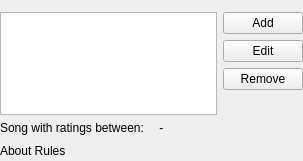
<?xml version="1.0" encoding="UTF-8"?>
<ui version="4.0">
 <class>DynamicRules</class>
 <widget class="QWidget" name="DynamicRules">
  <property name="geometry">
   <rect>
    <x>0</x>
    <y>0</y>
    <width>303</width>
    <height>161</height>
   </rect>
  </property>
  <layout class="QVBoxLayout" name="verticalLayout">
   <property name="margin">
    <number>0</number>
   </property>
   <item>
    <widget class="MessageWidget" name="messageWidget">
     <property name="frameShape">
      <enum>QFrame::StyledPanel</enum>
     </property>
     <property name="frameShadow">
      <enum>QFrame::Raised</enum>
     </property>
    </widget>
   </item>
   <item>
    <widget class="LineEdit" name="nameText" native="true">
     <property name="placeholderText" stdset="0">
      <string>Name of Dynamic Rules</string>
     </property>
    </widget>
   </item>
   <item>
    <widget class="QWidget" name="controls" native="true">
     <layout class="QGridLayout" name="gridLayout">
      <property name="margin">
       <number>0</number>
      </property>
      <item row="0" column="0" rowspan="4" colspan="2">
       <widget class="ListView" name="rulesList">
        <property name="sizePolicy">
         <sizepolicy hsizetype="Expanding" vsizetype="Expanding">
          <horstretch>1</horstretch>
          <verstretch>0</verstretch>
         </sizepolicy>
        </property>
       </widget>
      </item>
      <item row="0" column="2">
       <widget class="QPushButton" name="addBtn">
        <property name="text">
         <string>Add</string>
        </property>
       </widget>
      </item>
      <item row="1" column="2">
       <widget class="QPushButton" name="editBtn">
        <property name="text">
         <string>Edit</string>
        </property>
       </widget>
      </item>
      <item row="2" column="2">
       <widget class="QPushButton" name="removeBtn">
        <property name="text">
         <string>Remove</string>
        </property>
       </widget>
      </item>
      <item row="3" column="2">
       <spacer name="verticalSpacer">
        <property name="orientation">
         <enum>Qt::Vertical</enum>
        </property>
        <property name="sizeHint" stdset="0">
         <size>
          <width>20</width>
          <height>53</height>
         </size>
        </property>
       </spacer>
      </item>
      <item row="4" column="0" rowspan="1" colspan="2">
       <layout class="QHBoxLayout" name="ratingsGroupBoxLayout">
       <item>
        <widget class="QLabel" name="ratingRangeLabel">
         <property name="text">
          <string>Song with ratings between:</string>
         </property>
        </widget>
       </item>
        <item>
         <widget class="RatingWidget" name="ratingFrom"/>
        </item>
        <item>
         <widget class="QLabel" name="ratingToLabel">
          <property name="text">
           <string> - </string>
          </property>
         </widget>
        </item>
        <item>
         <widget class="RatingWidget" name="ratingTo"/>
        </item>
        <item>
        <spacer name="ratingSpacer">
          <property name="orientation">
           <enum>Qt::Horizontal</enum>
          </property>
          <property name="sizeHint" stdset="0">
           <size>
            <width>2</width>
            <height>2</height>
           </size>
          </property>
         </spacer>
        </item>
       </layout>
      </item>
      <item row="5" column="0">
       <widget class="UrlLabel" name="aboutLabel">
        <property name="sizePolicy">
         <sizepolicy hsizetype="Maximum" vsizetype="Preferred">
          <horstretch>0</horstretch>
          <verstretch>0</verstretch>
         </sizepolicy>
        </property>
        <property name="text">
         <string>About Rules</string>
        </property>
       </widget>
      </item>
      <item row="5" column="1" colspan="2">
       <spacer name="horizontalSpacer">
        <property name="orientation">
         <enum>Qt::Horizontal</enum>
        </property>
        <property name="sizeHint" stdset="0">
         <size>
          <width>220</width>
          <height>20</height>
         </size>
        </property>
       </spacer>
      </item>
     </layout>
    </widget>
   </item>
  </layout>
 </widget>
 <customwidgets>
  <customwidget>
   <class>UrlLabel</class>
   <extends>QLabel</extends>
   <header>support/urllabel.h</header>
  </customwidget>
  <customwidget>
   <class>LineEdit</class>
   <extends>QWidget</extends>
   <header>support/lineedit.h</header>
  </customwidget>
  <customwidget>
   <class>ListView</class>
   <extends>QListView</extends>
   <header>widgets/listview.h</header>
  </customwidget>
  <customwidget>
   <class>MessageWidget</class>
   <extends>QFrame</extends>
   <header>support/messagewidget.h</header>
   <container>1</container>
  </customwidget>
  <customwidget>
   <class>RatingWidget</class>
   <extends>QWidget</extends>
   <header>widgets/ratingwidget.h</header>
  </customwidget>
 </customwidgets>
 <resources/>
 <connections/>
</ui>
